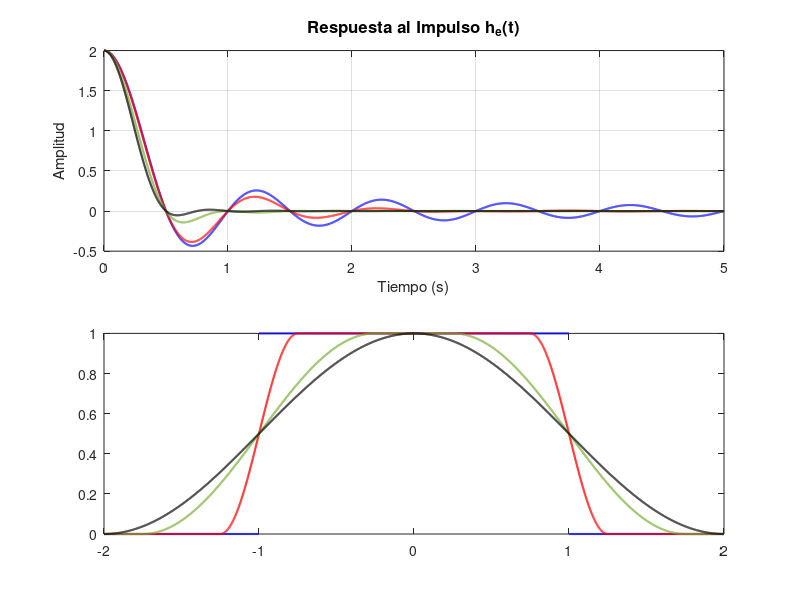

Here is the MATLAB script that generated this plot: (Note: this script raises an error after producing the figure.)
%% LABORATORIO 2: ISI - ACTIVIDADES PREVIAS
clc; clear; close all;

% Parámetros definidos
f0 = 1;              % Ancho de banda a 6dB (Nyquist)
Ts = 1/(2*f0);       % Tiempo de muestreo óptimo (según teoría)
alphas = [0, 0.25, 0.75, 1];
t = 0:0.001:5;       % t >= 0 (según guía)
f = -2*f0:0.001:2*f0; % Rango de frecuencia [-2B, 2B]

% Configuración visual
figure('Name', 'Filtro Coseno Alzado', 'Position', [100, 100, 900, 600]);
colores = {'b', 'r', '#77AC30', 'k'}; % Azul, Rojo, Verde, Negro

for i = 1:length(alphas)
    a = alphas(i);
    f_delta = a * f0;
    f1 = f0 - f_delta;
    B_abs = f0 + f_delta;

    % --- 1. Respuesta al Impulso he(t) ---
    term1 = 2*f0 * sinc(2*f0*t); % Recordar que en MATLAB sinc(x) = sin(pi*x)/(pi*x)
    term2 = zeros(size(t));
    
    for k = 1:length(t)
        denominador = 1 - (4 * f_delta * t(k))^2;
        % Manejo seguro de la singularidad matemática (división por 0)
        if abs(denominador) < 1e-6 
            term2(k) = pi / 4; % Aplicación de regla de L'Hôpital
        else
            term2(k) = cos(2*pi*f_delta*t(k)) / denominador;
        end
    end
    he = term1 .* term2;

    % --- 2. Respuesta en Frecuencia He(f) ---
    He = zeros(size(f));
    for k = 1:length(f)
        abs_f = abs(f(k));
        if abs_f < f1
            He(k) = 1;
        elseif abs_f >= f1 && abs_f <= B_abs
            He(k) = 0.5 * (1 + cos( (pi*(abs_f - f1)) / (2*f_delta) ));
        else
            He(k) = 0;
        end
    end

    % --- Graficación ---
    subplot(2,1,1);
    plot(t, he, 'Color', colores{i}, 'LineWidth', 1.5); hold on;
    
    subplot(2,1,2);
    plot(f, He, 'Color', colores{i}, 'LineWidth', 1.5); hold on;
end

% Ajustes estéticos Gráfico 1
subplot(2,1,1);
title('Respuesta al Impulso h_e(t)', 'FontSize', 12, 'FontWeight', 'bold');
xlabel('Tiempo (s)'); ylabel('Amplitud');
grid on; 
xline(Ts, '--m', 'Ts (Muestreo)', 'LabelVerticalAlignment', 'bottom'); % Marca de cruce por cero
legend('\alpha = 0', '\alpha = 0.25', '\alpha = 0.75', '\alpha = 1');

% Ajustes estéticos Gráfico 2
subplot(2,1,2);
title('Respuesta en Frecuencia H_e(f)', 'FontSize', 12, 'FontWeight', 'bold');
xlabel('Frecuencia (Hz)'); ylabel('Amplitud');
grid on; 
legend('\alpha = 0', '\alpha = 0.25', '\alpha = 0.75', '\alpha = 1');



%Parte 2 ACT:

%% LABORATORIO 2: ISI - DIAGRAMAS DE OJO
clc; clear; close all;

% Parámetros solicitados
% Parámetros solicitados

numBits = 10000; % 10^4 bits (NRZ-L)

sps = 8; % Muestras por símbolo (Frecuencia de muestreo)

span = 10; % Longitud del filtro generador en símbolos

SNR_dB = 15; % Nivel de ruido del canal AWGN (puedes variarlo)          

alphas = [0, 0.25, 0.75, 1];

bits = randi([0 1], numBits, 1);
simbolos_NRZL = 2*bits - 1; 

for i = 1:length(alphas)
    a = alphas(i);
    
    % 2. Diseño del Filtro
    h = rcosdesign(a, span, sps, 'normal');
    h = h / max(h); 
    
    % 3. Transmisión
    tx_signal = upfirdn(simbolos_NRZL, h, sps);
    
    % 4. Canal AWGN
    rx_signal = awgn(tx_signal, SNR_dB, 'measured');
    
    % 5. Compensación del retardo original (¡esto alinea el pico perfecto!)
    retardo = span * sps / 2;
    senal_valida = rx_signal(retardo + 1 : end - retardo);
    
    % 6. Generación del Diagrama de Ojo
    % Usamos sps (1 símbolo), 1 (periodo) y 0 (CERO offset)
    % El '0' le dice a MATLAB: "pon el pico en el centro".
    hFig = eyediagram(senal_valida(1:2000), sps, 1, 0);
    
    % --- Ajuste del eje X de 0 a 1 ---
    % MATLAB internamente grafica de -0.5 a 0.5. Al sumar 0.5, 
    % el pico central se mueve al 0.5 y los cruces quedan en 0 y 1.
    lineas = findobj(hFig, 'Type', 'line');
    for k = 1:length(lineas)
        lineas(k).XData = lineas(k).XData + 0.5;
    end
    set(gca, 'XLim', [0 1]); 
    
    % Estética
    set(hFig, 'Name', sprintf('Diagrama de Ojo (alpha = %.2f)', a));
    title(sprintf('Diagrama de Ojo con \\alpha = %.2f', a), 'FontSize', 12);
end
